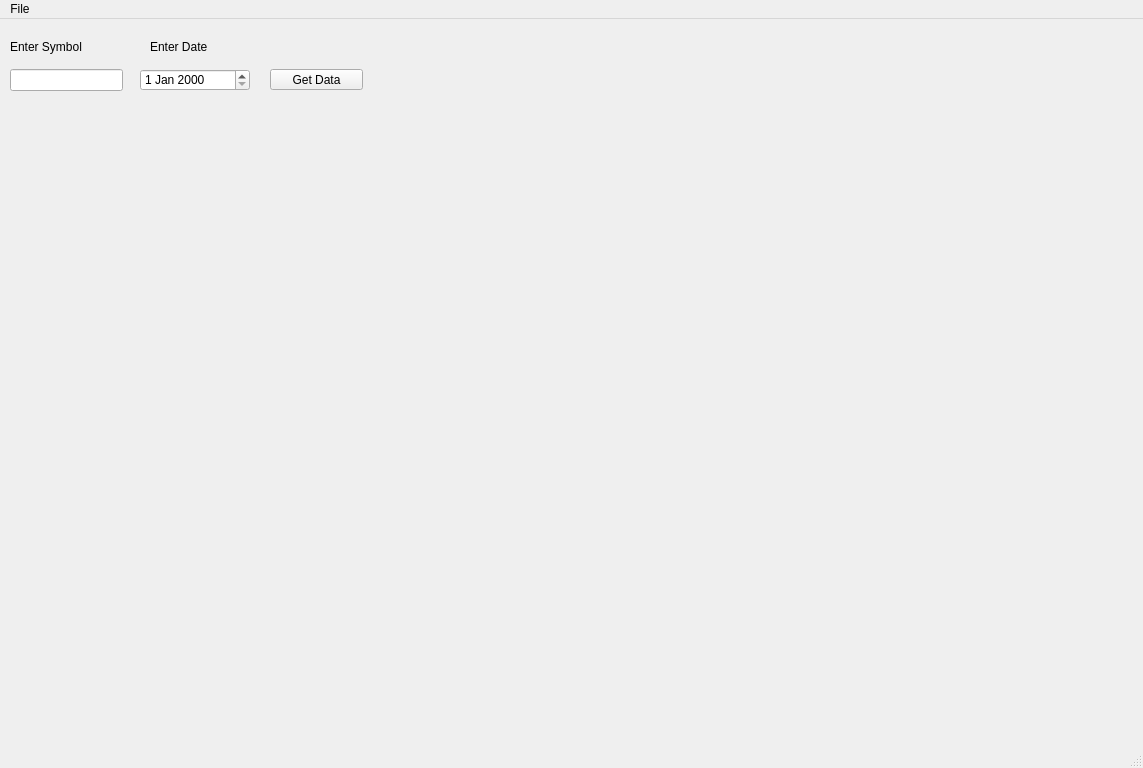
<?xml version="1.0" encoding="UTF-8"?>
<ui version="4.0">
 <class>DayChart</class>
 <widget class="QMainWindow" name="DayChart">
  <property name="geometry">
   <rect>
    <x>0</x>
    <y>0</y>
    <width>1143</width>
    <height>768</height>
   </rect>
  </property>
  <property name="windowTitle">
   <string>Daily Chart</string>
  </property>
  <widget class="QWidget" name="centralwidget">
   <widget class="QLabel" name="sym_lbl">
    <property name="geometry">
     <rect>
      <x>10</x>
      <y>20</y>
      <width>81</width>
      <height>16</height>
     </rect>
    </property>
    <property name="text">
     <string>Enter Symbol</string>
    </property>
   </widget>
   <widget class="QLabel" name="date_lbl">
    <property name="geometry">
     <rect>
      <x>150</x>
      <y>20</y>
      <width>91</width>
      <height>16</height>
     </rect>
    </property>
    <property name="text">
     <string>Enter Date</string>
    </property>
   </widget>
   <widget class="QLineEdit" name="sym_in">
    <property name="geometry">
     <rect>
      <x>10</x>
      <y>50</y>
      <width>113</width>
      <height>22</height>
     </rect>
    </property>
   </widget>
   <widget class="QDateEdit" name="date_in">
    <property name="geometry">
     <rect>
      <x>140</x>
      <y>50</y>
      <width>110</width>
      <height>22</height>
     </rect>
    </property>
   </widget>
   <widget class="QPushButton" name="get_btn">
    <property name="geometry">
     <rect>
      <x>270</x>
      <y>50</y>
      <width>93</width>
      <height>21</height>
     </rect>
    </property>
    <property name="text">
     <string>Get Data</string>
    </property>
   </widget>
   <widget class="MplGraph" name="MplGraph" native="true">
    <property name="geometry">
     <rect>
      <x>70</x>
      <y>160</y>
      <width>981</width>
      <height>491</height>
     </rect>
    </property>
   </widget>
  </widget>
  <widget class="QMenuBar" name="menubar">
   <property name="geometry">
    <rect>
     <x>0</x>
     <y>0</y>
     <width>1143</width>
     <height>26</height>
    </rect>
   </property>
   <widget class="QMenu" name="menuasdfsd">
    <property name="title">
     <string>File</string>
    </property>
    <addaction name="separator"/>
    <addaction name="actionSave_data"/>
   </widget>
   <addaction name="menuasdfsd"/>
  </widget>
  <widget class="QStatusBar" name="statusbar"/>
  <action name="actionSave_data">
   <property name="text">
    <string>Save data</string>
   </property>
  </action>
 </widget>
 <customwidgets>
  <customwidget>
   <class>MplGraph</class>
   <extends>QWidget</extends>
   <header>mplgraph.h</header>
   <container>1</container>
  </customwidget>
 </customwidgets>
 <resources/>
 <connections/>
</ui>
